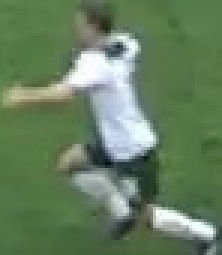
#> input picture output_video/cropped_image.jpg, 74 x 85 px (shown 3 times larger)
$ jupyter execute color_assignment.ipynb
#> lines starting #> are read from the running program, lines starting #| are printed output that depends on the picture; after the words box and inside, x2 and y2 are one past the last pixel; in counts of white or black regions, pixels touching at a corner belong together
[cell 1]
import cv2
import matplotlib.pyplot as plt
import numpy as np
from sklearn.cluster import KMeans

[cell 2]
image_path = "../output_video/cropped_image.jpg"
image = cv2.imread(image_path)
#> image is the input picture: shape (85, 74, 3); mean B, G, R 95, 127.1, 102
image = cv2.cvtColor(image, cv2.COLOR_BGR2RGB)

[cell 3]
plt.imshow(image)
plt.show()

# take the top half of the image

[cell 4]
top_half_image = image[0: int(image.shape[0]/2), :]
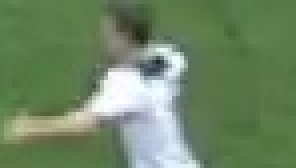
#> top_half_image: shape (42, 74, 3) (shown 4 times larger); mean R, G, B 109.5, 134.5, 100.6
plt.imshow(top_half_image)
plt.show()

# cluster the image into two cluser

[cell 5]
# Reshape the image into 2d array
image_2d = top_half_image.reshape(-1, 3)

# perform k-means clustering with 2 clusters
kmeans = KMeans(n_clusters=2, random_state=0).fit(image_2d)

# get the cluster labels
labels = kmeans.labels_
#> labels = 3108 values, max 1 at index 851, min 0 at index 0, mean 0.174

# reshape the labels to the original image shape
clustered_image = labels.reshape(top_half_image.shape[0], top_half_image.shape[1])
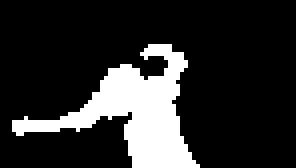
#> clustered_image: shape (42, 74) int32 (shown 4 times larger); values 0 (black) and 1 (white), 17.4% white; 1 white region, box (x1, y1, x2, y2) and area: (3, 11, 50, 42) 540

# dsiplay the clustered image
plt.imshow(clustered_image)
plt.show()

[cell 6]
corner_clusters = [clustered_image[0, 0], clustered_image[0, -1], clustered_image[-1, 0], clustered_image[-1, -1]]
#> corner_clusters = [0, 0, 0, 0]
non_player_cluster = max(set(corner_clusters), key=corner_clusters.count)
#> non_player_cluster = 0
print(non_player_cluster)
#| 0

[cell 7]
player_cluster = 1-non_player_cluster
#> player_cluster = 1
print(player_cluster)
#| 1

[cell 8]
kmeans.cluster_centers_[player_cluster]
#> Out = [198.6, 208.7, 211.1]
